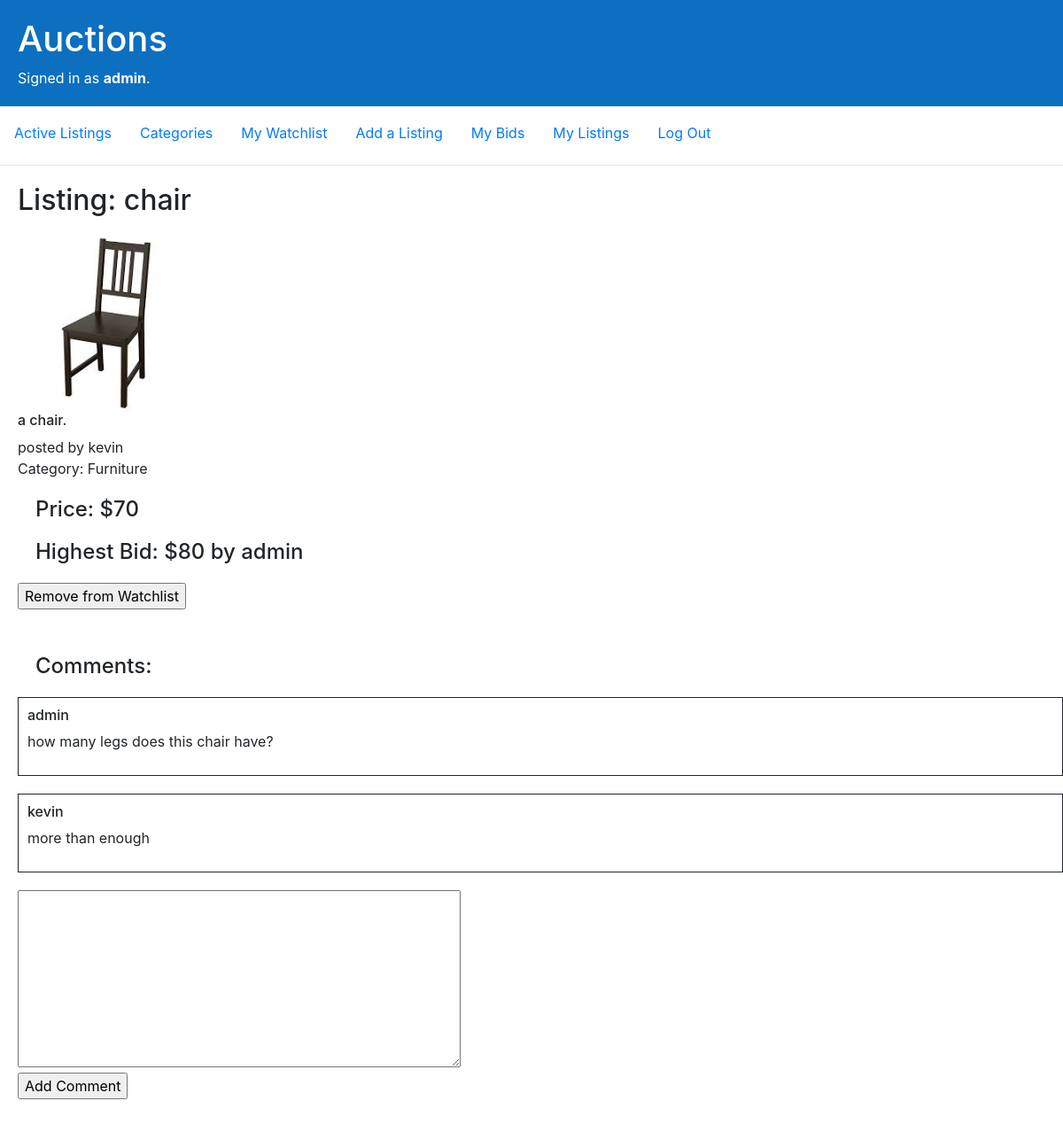
Screenshot of /9 (signed in) with the database file from the repository.
### auctions/models.py (models this page shows, shortened)
class User(AbstractUser, models.Model):
    watchlist = models.ManyToManyField(Listing, blank=True, related_name="watchlist_users")
    bids = models.ManyToManyField(Listing, blank=True, related_name="bid_users")

class Listing(models.Model):
    title = models.CharField(max_length=64)
    description = models.TextField(max_length=500)
    price = models.PositiveIntegerField()
    image = models.ImageField(upload_to="listing_images", blank=True, null=True)
    category = models.ForeignKey(Category, blank=True, null=True, on_delete=models.SET_NULL, related_name="listing")
    creator = models.ForeignKey('User', null=True, on_delete=models.CASCADE, related_name="listings")
    is_closed = models.BooleanField(default=False)

class Category(models.Model):
    name = models.CharField(max_length=16)
    def __str__(self):
        return self.name

class Bid(models.Model):
    price = models.PositiveIntegerField()
    listing = models.ForeignKey('Listing', blank=True, null=True, on_delete=models.CASCADE, related_name="bids")
    bidder = models.ForeignKey('User', blank=True, null=True, on_delete=models.CASCADE, related_name="bidder")

class Comment(models.Model):
    content = models.TextField(max_length=500)
    listing = models.ForeignKey('Listing', blank=True, null=True, on_delete=models.CASCADE, related_name="comments")
    commenter = models.ForeignKey('User', blank=True, null=True, on_delete=models.CASCADE, related_name="commenter")

### auctions/views.py (the view)
# urls.py: path("<int:id>", views.view_listing, name="view_listing"),
@login_required
def view_listing(request, id):
    listing = Listing.objects.get(pk=id)
    comments = Comment.objects.filter(listing=listing)
    bids = Bid.objects.filter(listing=listing)
    highest_bid = bids.order_by('-price').first()
    num_bids = len(bids)
    if request.method == 'POST':
        if 'watchlist' in request.POST:
            listing = Listing.objects.get(pk=id)
            if listing in request.user.watchlist.all():
                request.user.watchlist.remove(listing)
            else:
                request.user.watchlist.add(listing)
        elif 'bid' in request.POST:
            form  = new_bid_form(request.POST)
            if form.is_valid():
                price = form.cleaned_data["price"]
                if price >= listing.price:
                    if num_bids > 0 and price > highest_bid.price:
                        new_bid = Bid(price=price, listing=listing, bidder=request.user)
                        new_bid.save()
                        return HttpResponseRedirect(reverse("view_listing", kwargs={"id": listing.id}))
                    elif num_bids == 0:
                        new_bid = Bid(price=price, listing=listing, bidder=request.user)
                        new_bid.save()
                        return HttpResponseRedirect(reverse("view_listing", kwargs={"id": listing.id}))
            return render(request, "auctions/listing.html", {
                "listing": listing,
                "comments": comments,
                "highest_bid": highest_bid,
                "message": "Bid price too low!",
                "form": form
            })
        elif 'comment' in request.POST:
            content = request.POST.get('content')
            comment = Comment(content=content, listing=listing, commenter=request.user)
            comment.save()
        elif 'close_listing' in request.POST:
            if num_bids == 0:
                return render(request, "auctions/listing.html", {
                    "listing": listing,
                    "comments": comments,
                    "highest_bid": highest_bid,
                    "form": new_bid_form(),
                    "message": "No bids for this listing yet!"
                })
            listing.is_closed = True
            listing.save()
        elif 'delete' in request.POST:
            listing.delete()
            return HttpResponseRedirect(reverse("index"))
        return HttpResponseRedirect(reverse("view_listing", kwargs={"id": listing.id}))
    else:
        return render(request, "auctions/listing.html", {
            "listing": listing,
            "comments": comments,
            "highest_bid": highest_bid,
            "form": new_bid_form()
        })

### auctions/views.py
class new_bid_form(ModelForm):
    class Meta:
        model = Bid
        fields = ["price"]

### auctions/templates/auctions/listing.html (shortened to what this page needs)
{% extends "auctions/layout.html" %}
{% block body %}
    {% if listing %}
        <h2>Listing: {{ listing.title }}</h2>
        <div class='comment_container'>
        {% if listing.image %}
            <img src="{{ listing.image.url }}"/>
        {% endif %}
        <h6>{{ listing.description }}</h6>
        <p>posted by {{ listing.creator.username }} <br /> Category: {{ listing.category }}</p>
        <h4>Price: ${{ listing.price }}</h4>
        {% if listing.is_closed %}
            {% if highest_bid.bidder != request.user %}
                <h4>This listing is closed. Winner: {{ highest_bid.bidder.username }} with a bid of ${{ highest_bid.price }}</h4>
            {% else %}
            <h4>Congratulations! You won this auction with a bid of ${{ highest_bid.price }}</h4>
            {% endif %}
        {% else %}
            {% if highest_bid %}
                <h4>Highest Bid: ${{ highest_bid.price }} by {{ highest_bid.bidder.username }}</h4>
            {% else %}
                <h4>No Bids for this listing.</h4>
            {% endif %}
        {% endif %}
        <form action="{% url 'view_listing' listing.id %}" method="post">
        {% if listing.creator == request.user %}
            {% if listing.is_closed == False %}
                <input name="close_listing" type="submit" value="Close this Listing">
                <input name="delete" type="submit" value="Delete this Listing">
            {% endif %}
        {% else %}
            {% if listing in request.user.watchlist.all %}
                <input name="watchlist" type="submit" value="Remove from Watchlist">
            {% else %}
                <input name="watchlist" type="submit" value="Add to my Watchlist">
            {% endif %}
        </form>
        {% endif %}
      </div>
        <div class='comment_container'>
            <h4>Comments:</h4>
            {% for comment in comments %}
                <div class='comment'>
                    <h6>{{ comment.commenter.username }}</h6>
                    <p>{{ comment.content }}</p>
                </div>
            {% empty %}
                <h6>No Comments</h6>
            {% endfor %}
            <form action="{% url 'view_listing' listing.id %}" method="post">
                <textarea name='content'></textarea>
                <br />
                <input name="comment" type="submit" value="Add Comment">
            </form>
        </div>
    {% endif %}
{% endblock %}

### auctions/templates/auctions/layout.html (shortened to what this page needs)
{% load static %}
<!DOCTYPE html>
<html lang="en">
    <head>
        <link rel="stylesheet" href="https://stackpath.bootstrapcdn.com/bootstrap/4.4.1/css/bootstrap.min.css">
        <link href="{% static 'auctions/styles.css' %}" rel="stylesheet">
    </head>
    <body>
        <div class="header">
        <h1>Auctions</h1>
            {% if user.is_authenticated %}
                Signed in as <strong>{{ user.username }}</strong>.
            {% else %}
                Not signed in.
            {% endif %}
        </div>
        <ul class="nav">
            <li class="nav-item">
                <a class="nav-link" href="{% url 'index' %}">Active Listings</a>
            </li>
            <li class="nav-item">
                <a class="nav-link" href="{% url 'view_categories' %}">Categories</a>
            </li>
            {% if user.is_authenticated %}
                <li class="nav-item">
                    <a class="nav-link" href="{% url 'watchlist' request.user.id %}">My Watchlist</a>
                </li>
                <li class="nav-item">
                    <a class="nav-link" href="{% url 'create_listing' %}">Add a Listing</a>
                </li>
                <li class="nav-item">
                    <a class="nav-link" href="{% url 'my_bids' request.user.id %}">My Bids</a>
                </li>
                <li class="nav-item">
                    <a class="nav-link" href="{% url 'my_listings' request.user.id %}">My Listings</a>
                </li>
                <li class="nav-item">
                    <a class="nav-link" href="{% url 'logout' %}">Log Out</a>
                </li>
            {% endif %}
        </ul>
        <hr>
        {% block body %}
        {% endblock %}
    </body>
</html>

### auctions/static/auctions/styles.css (style rules this page uses)
a { display: block; }
h2, h4 { margin: 20px; }
.header { background-color: #0C6FC0; color: #FFFFFF; overflow: hidden; padding:20px; }
.nav { margin-top: 10px; }
img { max-height: 250px; max-width: 200px; }
textarea { width: 500px; height: 200px; }
.comment_container { margin: 20px 0 50px 20px; }
.comment { border: 1px solid; padding: 10px; margin-bottom: 20px; }

### rows the page displays
User: username "admin"
Listing: title "chair", image (picture), description "a chair.", creator.username "kevin", category "Furniture", price "70"
Bid: price "80", bidder.username "admin"
Comment: commenter.username "admin", content "how many legs does this chair have?"
Comment: commenter.username "kevin", content "more than enough"
